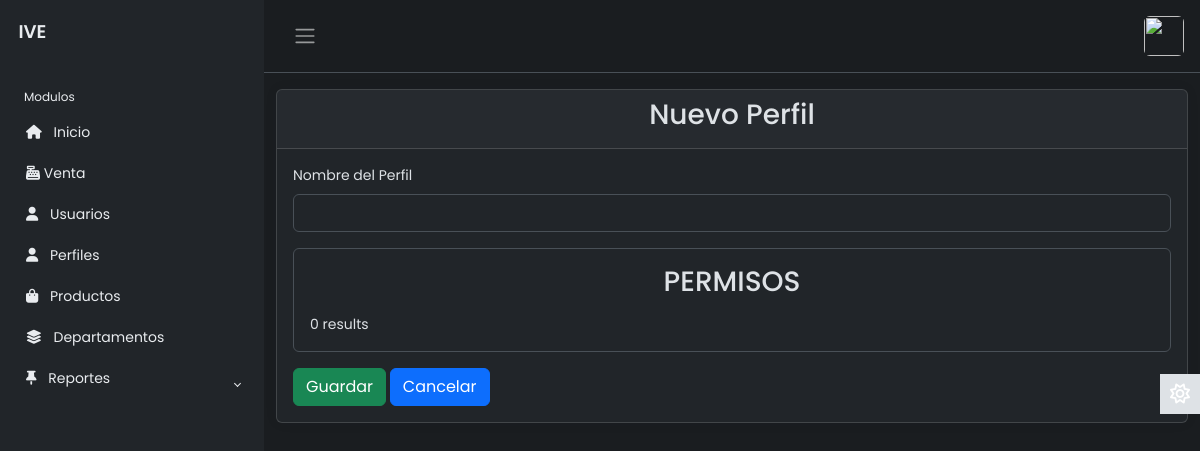
The page /modulos/perfiles/AltaPerfil.php on the database as committed earlier.
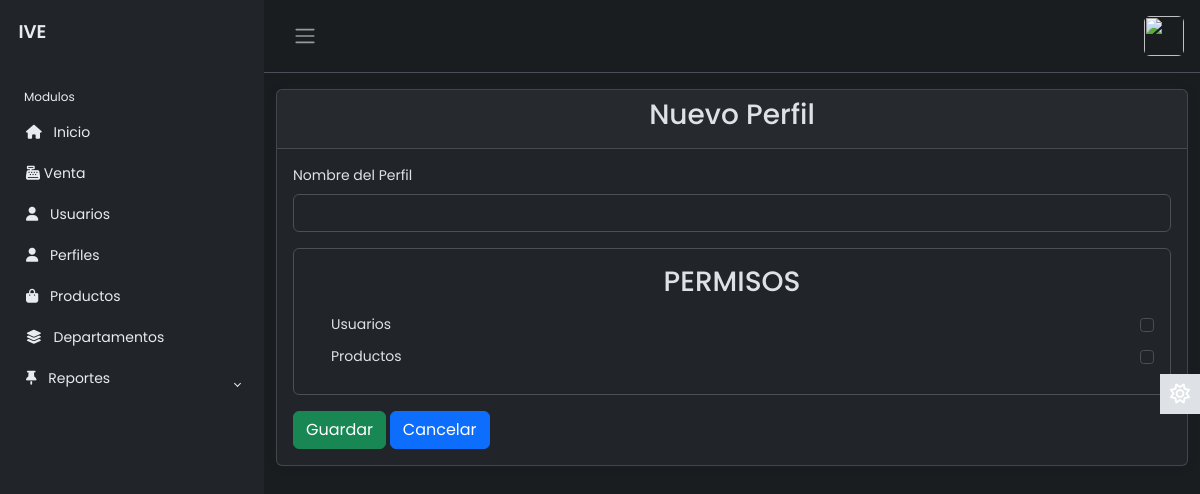
The same page on the database as committed later.
### tables this page shows
CREATE TABLE `permisos` (
  `idPermiso` int(11) NOT NULL,
  `NombrePermiso` varchar(50) DEFAULT NULL
);

### modulos/perfiles/MostrarPermisos.php (the view)
<?php
require("../../config/dbcontext.php");
$sql = "SELECT * FROM Permisos";
$result = $link->query($sql);
if ($result->num_rows > 0) {
    while ($row = $result->fetch_assoc()) { ?>
        <div class="form-check d-flex justify-content-between mb-2">
            <label class="form-check-label" for="permiso<?php echo $row['idPermiso']; ?>">
                <?php echo $row['NombrePermiso'] ?>
            </label>
            <input class="form-check-input" type="checkbox" name="permisos" value="<?php echo $row['NombrePermiso']; ?>" id="permiso<?php echo $row['NombrePermiso']; ?>">
        </div>
<?php
    }
} else {
    echo "0 results";
}
?>

### layout/top.php (shortened to what this page needs)
<?php
$url_base = "http://localhost/";
?>
<!DOCTYPE html>
<html lang="en" data-bs-theme="dark">
<head>
    <link href="https://cdn.jsdelivr.net/npm/bootstrap@5.3.3/dist/css/bootstrap.min.css" rel="stylesheet">
    <link rel="stylesheet" href="https://cdnjs.cloudflare.com/ajax/libs/font-awesome/6.4.2/css/all.min.css" />
    <link rel="stylesheet" href="http://localhost/layout/style.css">
    <link rel="stylesheet" href="http://localhost/layout/buttons.css">
    <link href="https://cdn.jsdelivr.net/npm/vanilla-datatables@latest/dist/vanilla-dataTables.min.css" rel="stylesheet" type="text/css">
</head>
<body>
    <div class="wrapper">
        <aside id="sidebar" class="js-sidebar">
            <div class="h-100">
                <div class="sidebar-logo">
                    <a href="/ivephp">IVE</a>
                </div>
                <ul class="sidebar-nav">
                    <li class="sidebar-header">
                        Modulos
                    </li>
                    <li class="sidebar-item">
                        <a href="<?php echo $url_base?>/" class="sidebar-link">
                            <i class="fa-solid fa-house pe-2"></i>
                            Inicio
                        </a>
                    </li>
                    <li class="sidebar-item">
                        <a href="<?php echo $url_base ?>modulos/Ventas/" class="sidebar-link">
                        <i class="fa-solid fa-cash-register"></i>
                            Venta
                        </a>
                    </li>
                    <li class="sidebar-item">
                        <a href="<?php echo $url_base?>modulos/usuarios/" class="sidebar-link">
                            <i class="fa-solid fa-user pe-2"></i>
                            Usuarios
                        </a>
                    </li>
                    <li class="sidebar-item">
                        <a href="<?php echo $url_base?>modulos/perfiles/" class="sidebar-link">
                            <i class="fa-solid fa-user pe-2"></i>
                            Perfiles
                        </a>
                    </li>
                    <li class="sidebar-item">
                        <a href="<?php echo $url_base?>modulos/productos/" class="sidebar-link">
                            <i class="fa-solid fa-bag-shopping pe-2"></i>
                            Productos
                        </a>
                    </li>
                    <li class="sidebar-item">
                        <a href="<?php echo $url_base ?>modulos/departamentos/" class="sidebar-link">
                        <i class="fa-solid fa-layer-group pe-2"></i>
                            Departamentos
                        </a>
                    </li>
                    <li class="sidebar-item">
                        <a href="#" class="sidebar-link collapsed" data-bs-target="#posts" data-bs-toggle="collapse" aria-expanded="false"><i class="fa-solid fa-thumbtack pe-2"></i>
                            Reportes
                        </a>
                    </li>
</ul>
            </div>
        </aside>
        <div class="main">
            <nav class="navbar navbar-expand px-3 border-bottom">
                <button class="btn" id="sidebar-toggle" type="button">
                    <span class="navbar-toggler-icon"></span>
                </button>
                <div class="navbar-collapse navbar">
                    <ul class="navbar-nav">
                        <li class="nav-item dropdown">
                            <a href="#" data-bs-toggle="dropdown" class="nav-icon pe-md-0">
                                <img src="" class="avatar img-fluid rounded" alt="">
                            </a>
                        </li>
                    </ul>
                </div>
            </nav>

### modulos/perfiles/AltaPerfil.php (shortened to what this page needs)
<?php
include("../../layout/top.php") ?>
<div class="container mt-3">
    <div class="card">
        <div class="card-header">
            <h3 class="d-flex justify-content-center">Nuevo Perfil</h3>
        </div>
        <div class="card-body">
            <form id="formPerfil">
                <div class="mb-3">
                        <label for="Nombre" class="form-label">Nombre del Perfil</label>
                        <input type="text" class="form-control" name="nombre" id="nombre">
                </div>
                <div class="mb-3 p-3 border rounded">
                    <h3 class="text-center mb-3">PERMISOS</h3>
                    <?php include("./MostrarPermisos.php") ?>
                </div>
                <div class="gap-2">
                <button type="submit" class="btn btn-success">Guardar</button>
                <a class="btn btn-primary" href="index.php" role="button">Cancelar</a>
                </div>
            </form>
        </div>
    </div>
</div>
<?php
include("../../layout/foot.php")
?>

### layout/foot.php (shortened to what this page needs)
<a href="#" class="theme-toggle">
    <i class="fa-regular fa-sun"></i>
</a>
</div>
</div>
</body>
</html>

### layout/style.css (style rules this page uses)
body { font-family: 'Poppins', sans-serif; font-size: 0.875rem; opacity: 1; overflow-y: scroll; margin: 0; }
a { cursor: pointer; text-decoration: none; font-family: 'Poppins', sans-serif; }
li { list-style: none; }
.wrapper { align-items: stretch; display: flex; width: 100%; }
#sidebar { max-width: 264px; min-width: 264px; background: var(--bs-dark); transition: all 0.35s ease-in-out; }
.main { display: flex; flex-direction: column; min-height: 100vh; min-width: 0; overflow: hidden; transition: all 0.35s ease-in-out; width: 100%; background: var(--bs-dark-bg-subtle); }
.sidebar-logo { padding: 1.15rem; }
.sidebar-logo a { color: #e9ecef; font-size: 1.15rem; font-weight: 600; }
.sidebar-nav { flex-grow: 1; list-style: none; margin-bottom: 0; padding-left: 0; margin-left: 0; }
.sidebar-header { color: #e9ecef; font-size: .75rem; padding: 1.5rem 1.5rem .375rem; }
a.sidebar-link { padding: .625rem 1.625rem; color: #e9ecef; position: relative; display: block; font-size: 0.875rem; }
.sidebar-link[data-bs-toggle="collapse"]::after { border: solid; border-width: 0 .075rem .075rem 0; content: ""; display: inline-block; padding: 2px; position: absolute; right: 1.5rem; top: 1.4rem; transform: rotate(-135deg); transition: all .2s ease-out; }
.sidebar-link[data-bs-toggle="collapse"].collapsed::after { transform: rotate(45deg); transition: all .2s ease-out; }
.avatar { height: 40px; width: 40px; }
.navbar-expand .navbar-nav { margin-left: auto; }
.card { box-shadow: 0 0 .875rem 0 rgba(34, 46, 60, .05); margin-bottom: 24px; }
.theme-toggle { position: fixed; top: 50%; transform: translateY(-65%); text-align: center; z-index: 10; right: 0; left: auto; border: none; background-color: var(--bs-body-color); }
html[data-bs-theme="dark"] .theme-toggle .fa-sun, html[data-bs-theme="light"] .theme-toggle .fa-moon { cursor: pointer; padding: 10px; display: block; font-size: 1.25rem; color: #FFF; }

Rows that differ between the two databases and show on the page:
added permisos: NombrePermiso "Usuarios"
added permisos: NombrePermiso "Productos"
Other text that changed with them:
text no longer shown: "0 results"
